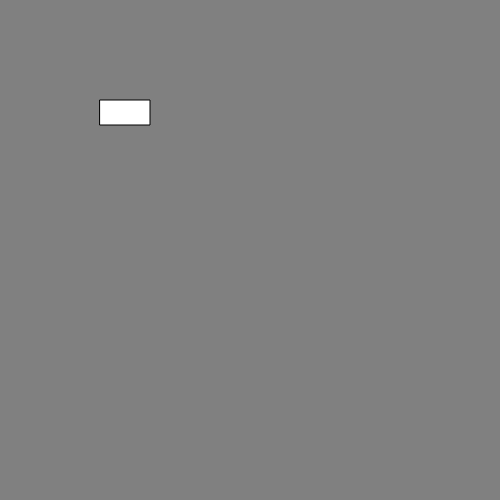
Frame 1 (no input)
Frame 60 (no input): identical to frame 1, image omitted
Frame 120 (the mouse pressed at the canvas centre since frame 60): identical to frame 1, image omitted

The p5.js sketch that drew this single still picture (run headless with seeded random() and noise() and a simulated clock; from frame 60 on, the mouse is pressed at the canvas centre):

// p5.js sketch
// ── sketch.js
let myCar1;

function setup() {
  createCanvas(500, 500);
  myCar1 = new Car();
}

function draw() {
  background('grey');
  myCar1.display();
}


class Car {

  constructor() {
    // attributes
    this.x = 100;
  }

  // methods
  display() {
    rect(this.x, 100, 50, 25);
  }

}
